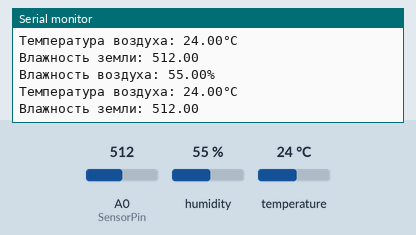
Recording of a sketch running on a simulated ESP8266 (NodeMCU). Parts: the last lines printed to the serial monitor. The inputs (shaded band) are chosen by the test bench; at power-on: humidity 55 %, A0 (SensorPin) = 512, temperature 24 °C.

Above: at 10.8 s.
10.9 s: humidity set to 22 %
At 16.5 s:
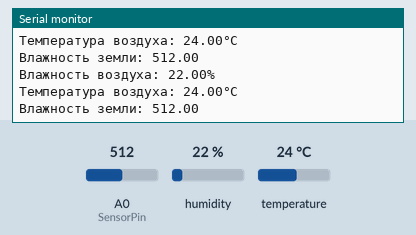
18.5 s: A0 (SensorPin) set to 716
At 21.3 s:
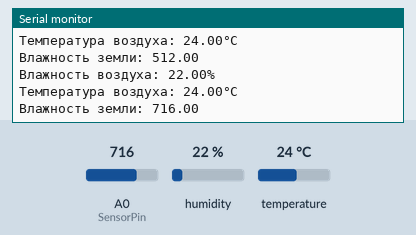
26.1 s: temperature set to 12 °C
At 31.1 s:
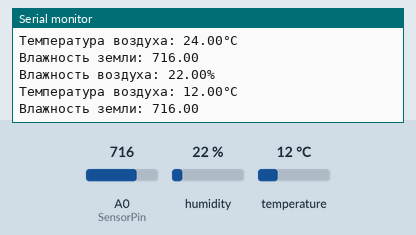
33.7 s: A0 (SensorPin) set to 900
At 35.9 s:
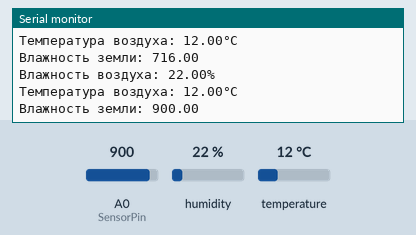
41.3 s: humidity set to 40 %
At 46.9 s:
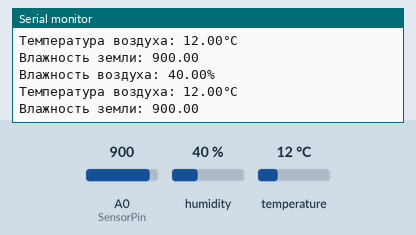
Timing chart, 0 to 48.4 s (numbered marks = the images above; inputs shaded):
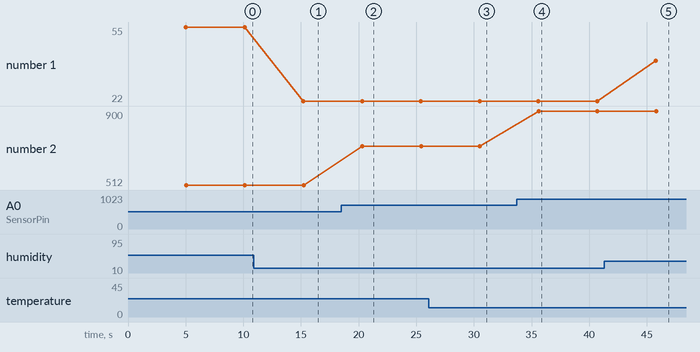

Measured:
- after the input at 10.9 s, the serial monitor: prints a new line after 4.3 s (image 1)
- after the input at 18.5 s, the serial monitor: prints a new line after 1.8 s (image 2)
- after the input at 26.1 s, the serial monitor: prints a new line after 4.4 s (image 3)
- after the input at 33.7 s, the serial monitor: prints a new line after 1.9 s (image 4)
- after the input at 41.3 s, the serial monitor: prints a new line after 4.5 s (image 5)
- plotted number 1: 55 → 22 after the input at 10.9 s, 22 → 40 after the input at 41.3 s
- plotted number 2: 512 → 716 after the input at 18.5 s, 716 → 900 after the input at 33.7 s

The sketch:

test.ino
```cpp
#include <DHT.h>

#define DHTPIN D1        // указываем номер пина, к которому подключен датчик
#define DHTTYPE DHT11     // указываем тип датчика

#define SensorPin A0

DHT dht(DHTPIN, DHTTYPE);  // создаем объект датчика

void setup() {
  Serial.begin(9600);
  dht.begin();
}

void loop() {
  delay(5000);
  float sensorValue = analogRead(SensorPin);
  float h = dht.readHumidity();     // считываем влажность
  float t = dht.readTemperature();  // считываем температуру
  Serial.print("Влажность воздуха: ");
  Serial.print(h);
  Serial.println("%\t");
  Serial.print("Температура воздуха: ");
  Serial.print(t);
  Serial.println("°C");
  Serial.print("Влажность земли: ");
  Serial.println(sensorValue);
}
```
